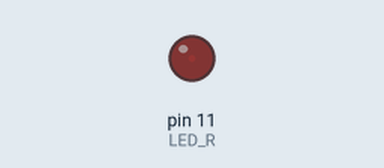
Bench run of a sketch on a simulated Arduino Uno, built with avr-gcc and run on an emulated ATmega328P. Shown: output pins drawn as LEDs (lit = HIGH).

Above: at 0.05 s.
At 0.65 s:
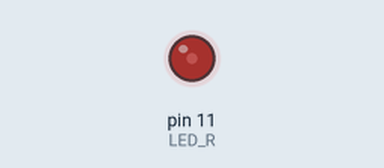
At 1.3 s:
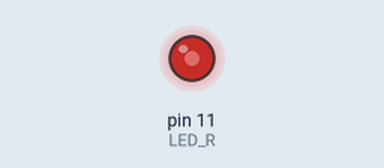
At 2.55 s:
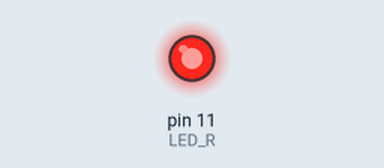
Timing chart, 0 to 5.9 s (numbered marks = the images above):
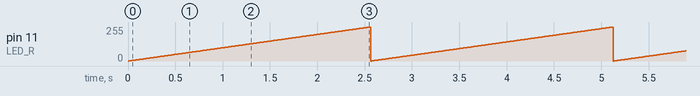

The sketch:

TankRobot_rgbLED_ex2.ino
```cpp
/*
  YAHBOOM G1 Tank Robot (ver. Arduino) : LED example Code
  - File Name : TankRobot_rgbLED_ex2.ino
  - Update : 2024.09.03 (by yangjipsa)
*/

int LED_R = 11;
int LED_G = 10;
int LED_B = 9;

void setup() { }

void loop()
{
  for (int i=0 ; i <= 255 ; i++)
  {
    analogWrite(LED_R, i);
    delay(10); // 256 * 10ms = 2,560ms
  }
}
```

Measured:
- by itself, pin 11 (LED_R): ramps from 0/255 to 255/255 and jumps back, once every 2.6 s
